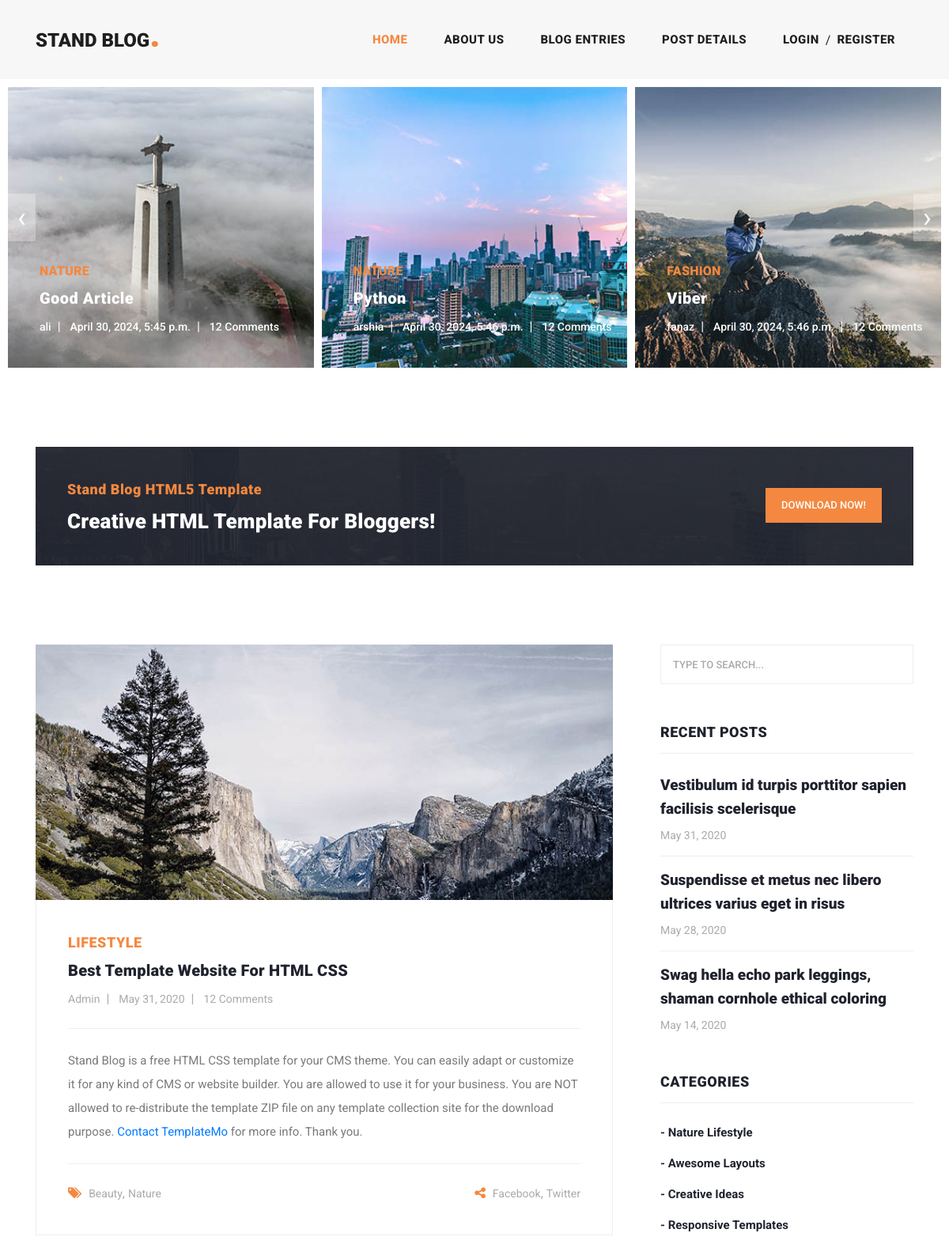
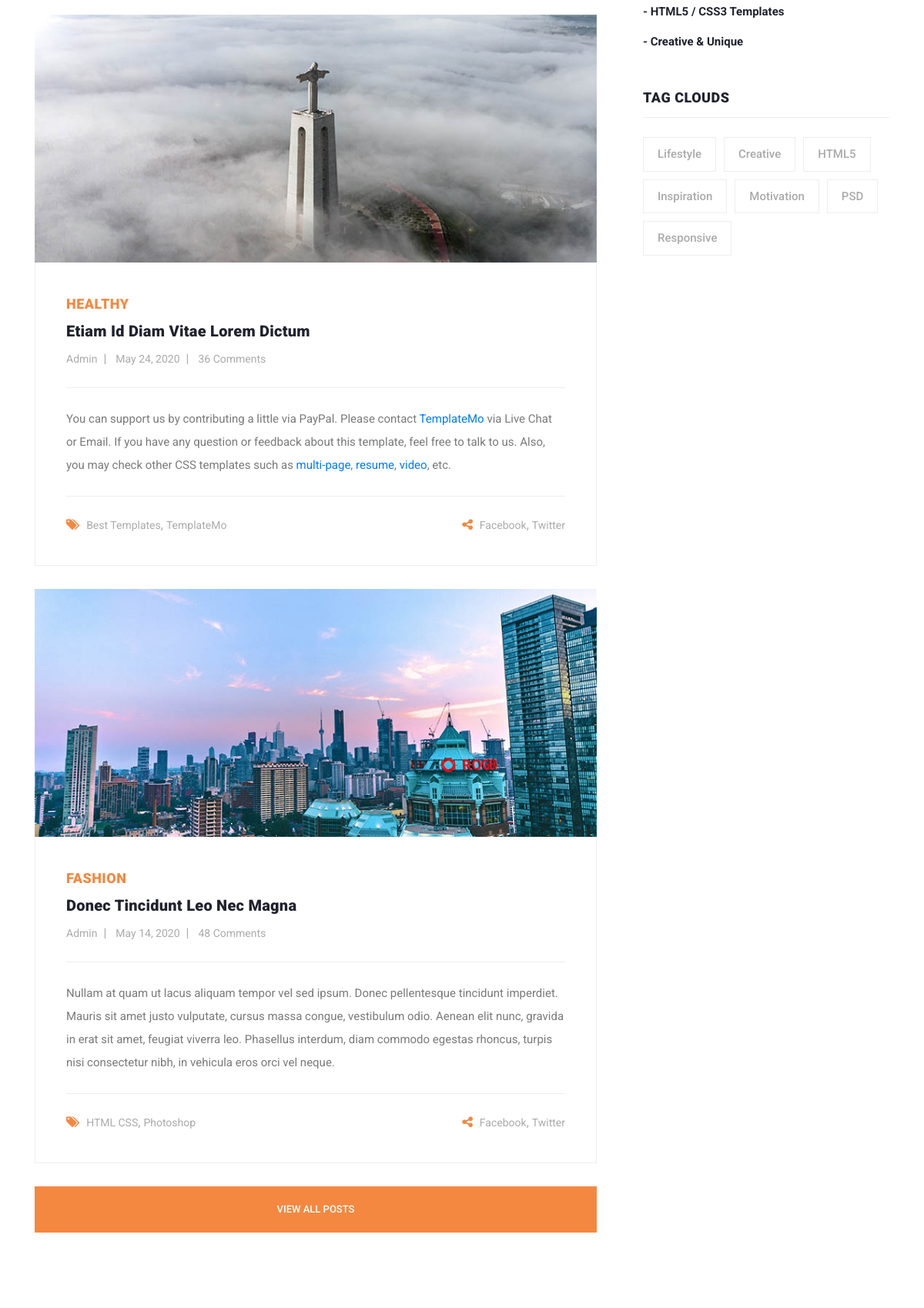
The page / (upper part) on the database its author committed (2 pictures, top to bottom).
### blog_app/models.py (models this page shows, shortened)
class Article(models.Model):
    auther = models.ForeignKey(User, models.CASCADE, )
    category = models.ManyToManyField(Category)
    title = models.CharField(max_length=70)
    body = models.TextField()
    image = models.ImageField(upload_to='images/article')
    created = models.DateTimeField(auto_now_add=True)
    updated = models.DateTimeField(auto_now=True)
    def get_absolute_url(self):
        return reverse('blog_app:detail', args=[self.id])

class Category(models.Model):
    title = models.CharField(max_length=100)
    created = models.DateTimeField(auto_now_add=True)

### home_app/views.py (the view)
# urls.py: 2. Add a URL to urlpatterns:  path('', views.home, name='home')
def home(request):
    articles = Article.objects.all()
    return render(request, 'home_app/index.html', context={'articles': articles})

### home_app/templates/home_app/index.html (shortened to what this page needs)
{% extends 'base.html' %}
{% load static %}
{% block content %}
    <div class="main-banner header-text">
      <div class="container-fluid">
        <div class="owl-banner owl-carousel">
          {% for article in articles %}
          <div class="item">
            <img src="{{ article.image.url }}" alt="{{ article.title }}">
            <div class="item-content">
              <div class="main-content">
                <div class="meta-category">
                  <span>{{ article.category.first.title }}</span>
                </div>
                <a href="{{ article.get_absolute_url }}"><h4>{{ article.title }}</h4></a>
                <ul class="post-info">
                  <li><a href="#">{{ article.auther.username }}</a></li>
                  <li><a href="#">{{ article.created }}</a></li>
                  <li><a href="#">12 Comments</a></li>
                </ul>
              </div>
            </div>
          </div>
          {% endfor %}
        </div>
      </div>
    </div>
    <section class="call-to-action">
      <div class="container">
        <div class="row">
          <div class="col-lg-12">
            <div class="main-content">
              <div class="row">
                <div class="col-lg-8">
                  <span>Stand Blog HTML5 Template</span>
                  <h4>Creative HTML Template For Bloggers!</h4>
                </div>
                <div class="col-lg-4">
                  <div class="main-button">
                    <a rel="nofollow" href="https://templatemo.com/tm-551-stand-blog" target="_parent">Download Now!</a>
                  </div>
                </div>
              </div>
            </div>
          </div>
        </div>
      </div>
    </section>
    <section class="blog-posts">
      <div class="container">
        <div class="row">
          <div class="col-lg-8">
            <div class="all-blog-posts">
              <div class="row">
                <div class="col-lg-12">
                  <div class="blog-post">
                    <div class="blog-thumb">
                      <img src="{% static "images/blog-post-01.jpg" %}" alt="">
                    </div>
                    <div class="down-content">
                      <span>Lifestyle</span>
                      <a href="post-details.html"><h4>Best Template Website for HTML CSS</h4></a>
                      <ul class="post-info">
                        <li><a href="#">Admin</a></li>
                        <li><a href="#">May 31, 2020</a></li>
                        <li><a href="#">12 Comments</a></li>
                      </ul>
                      <p>Stand Blog is a free HTML CSS template for your CMS theme. You can easily adapt or customize it for any kind of CMS or website builder. You are allowed to use it for your business. You are NOT allowed to re-distribute the template ZIP file on any template collection site for the download purpose. <a rel="nofollow" href="https://templatemo.com/contact" target="_parent">Contact TemplateMo</a> for more info. Thank you.</p>
                      <div class="post-options">
                        <div class="row">
                          <div class="col-6">
                            <ul class="post-tags">
                              <li><i class="fa fa-tags"></i></li>
                              <li><a href="#">Beauty</a>,</li>
                              <li><a href="#">Nature</a></li>
                            </ul>
                          </div>
                          <div class="col-6">
                            <ul class="post-share">
                              <li><i class="fa fa-share-alt"></i></li>
                              <li><a href="#">Facebook</a>,</li>
                              <li><a href="#"> Twitter</a></li>
                            </ul>
                          </div>
                        </div>
                      </div>
                    </div>
                  </div>
                </div>
                <div class="col-lg-12">
                  <div class="blog-post">
                    <div class="blog-thumb">
                      <img src="{% static "images/blog-post-02.jpg" %}" alt="">
                    </div>
                    <div class="down-content">
                      <span>Healthy</span>
                      <a href="post-details.html"><h4>Etiam id diam vitae lorem dictum</h4></a>
                      <ul class="post-info">
                        <li><a href="#">Admin</a></li>
                        <li><a href="#">May 24, 2020</a></li>
                        <li><a href="#">36 Comments</a></li>
                      </ul>
                      <p>You can support us by contributing a little via PayPal. Please contact <a rel="nofollow" href="https://templatemo.com/contact" target="_parent">TemplateMo</a> via Live Chat or Email. If you have any question or feedback about this template, feel free to talk to us. Also, you may check other CSS templates such as <a rel="nofollow" href="https://templatemo.com/tag/multi-page" target="_parent">multi-page</a>, <a rel="nofollow" href="https://templatemo.com/tag/resume" target="_parent">resume</a>, <a rel="nofollow" href="https://templatemo.com/tag/video" target="_parent">video</a>, etc.</p>
                      <div class="post-options">
                        <div class="row">
                          <div class="col-6">
                            <ul class="post-tags">
                              <li><i class="fa fa-tags"></i></li>
                              <li><a href="#">Best Templates</a>,</li>
                              <li><a href="#">TemplateMo</a></li>
                            </ul>
                          </div>
                          <div class="col-6">
                            <ul class="post-share">
                              <li><i class="fa fa-share-alt"></i></li>
                              <li><a href="#">Facebook</a>,</li>
                              <li><a href="#">Twitter</a></li>
                            </ul>
                          </div>
                        </div>
                      </div>
                    </div>
                  </div>
                </div>
                <div class="col-lg-12">
                  <div class="blog-post">
                    <div class="blog-thumb">
                      <img src="{% static "images/blog-post-03.jpg" %}" alt="">
                    </div>
                    <div class="down-content">
                      <span>Fashion</span>
                      <a href="post-details.html"><h4>Donec tincidunt leo nec magna</h4></a>
                      <ul class="post-info">
                        <li><a href="#">Admin</a></li>
                        <li><a href="#">May 14, 2020</a></li>
                        <li><a href="#">48 Comments</a></li>
                      </ul>
                      <p>Nullam at quam ut lacus aliquam tempor vel sed ipsum. Donec pellentesque tincidunt imperdiet. Mauris sit amet justo vulputate, cursus massa congue, vestibulum odio. Aenean elit nunc, gravida in erat sit amet, feugiat viverra leo. Phasellus interdum, diam commodo egestas rhoncus, turpis nisi consectetur nibh, in vehicula eros orci vel neque.</p>
                      <div class="post-options">
                        <div class="row">
                          <div class="col-6">
                            <ul class="post-tags">
                              <li><i class="fa fa-tags"></i></li>
                              <li><a href="#">HTML CSS</a>,</li>
                              <li><a href="#">Photoshop</a></li>
                            </ul>
                          </div>
                          <div class="col-6">
                            <ul class="post-share">
                              <li><i class="fa fa-share-alt"></i></li>
                              <li><a href="#">Facebook</a>,</li>
                              <li><a href="#">Twitter</a></li>
                            </ul>
                          </div>
                        </div>
                      </div>
                    </div>
                  </div>
                </div>
                <div class="col-lg-12">
                  <div class="main-button">
                    <a href="blog.html">View All Posts</a>
                  </div>
                </div>
              </div>
            </div>
          </div>
          <div class="col-lg-4">
            <div class="sidebar">
              <div class="row">
                <div class="col-lg-12">
                  <div class="sidebar-item search">
                    <form id="search_form" name="gs" method="GET" action="#">
                      <input type="text" name="q" class="searchText" placeholder="type to search..." autocomplete="on">
                    </form>
                  </div>
                </div>
                <div class="col-lg-12">
                  <div class="sidebar-item recent-posts">
                    <div class="sidebar-heading">
                      <h2>Recent Posts</h2>
                    </div>
                    <div class="content">
                      <ul>
                        <li><a href="post-details.html">
                          <h5>Vestibulum id turpis porttitor sapien facilisis scelerisque</h5>
                          <span>May 31, 2020</span>
                        </a></li>
                        <li><a href="post-details.html">
                          <h5>Suspendisse et metus nec libero ultrices varius eget in risus</h5>
                          <span>May 28, 2020</span>
                        </a></li>
                        <li><a href="post-details.html">
                          <h5>Swag hella echo park leggings, shaman cornhole ethical coloring</h5>
                          <span>May 14, 2020</span>
                        </a></li>
                      </ul>
                    </div>
                  </div>
                </div>
                <div class="col-lg-12">
                  <div class="sidebar-item categories">
                    <div class="sidebar-heading">
                      <h2>Categories</h2>
                    </div>
                    <div class="content">
                      <ul>
                        <li><a href="#">- Nature Lifestyle</a></li>
                        <li><a href="#">- Awesome Layouts</a></li>
                        <li><a href="#">- Creative Ideas</a></li>
                        <li><a href="#">- Responsive Templates</a></li>
                        <li><a href="#">- HTML5 / CSS3 Templates</a></li>
                        <li><a href="#">- Creative &amp; Unique</a></li>
                      </ul>
                    </div>
                  </div>
                </div>
                <div class="col-lg-12">
                  <div class="sidebar-item tags">
                    <div class="sidebar-heading">
                      <h2>Tag Clouds</h2>
                    </div>
                    <div class="content">
                      <ul>
                        <li><a href="#">Lifestyle</a></li>
                        <li><a href="#">Creative</a></li>
                        <li><a href="#">HTML5</a></li>
                        <li><a href="#">Inspiration</a></li>
                        <li><a href="#">Motivation</a></li>
                        <li><a href="#">PSD</a></li>
                        <li><a href="#">Responsive</a></li>
                      </ul>
                    </div>
                  </div>
                </div>
              </div>
            </div>
          </div>
        </div>
      </div>
    </section>
{% endblock %}

### templates/base.html (shortened to what this page needs)
{% load static %}
<!DOCTYPE html>
<html lang="en">
  <head>
    <link href="{% static "vendor/bootstrap/css/bootstrap.min.css" %}" rel="stylesheet">
    <link rel="stylesheet" href="{% static "css/fontawesome.css" %}">
    <link rel="stylesheet" href="{% static "css/templatemo-stand-blog.css" %}">
    <link rel="stylesheet" href="{% static "css/owl.css" %}">
  </head>
  <body>
    <header class="">
      <nav class="navbar navbar-expand-lg">
        <div class="container">
          <a class="navbar-brand" href="index.html"><h2>Stand Blog<em>.</em></h2></a>
          <div class="collapse navbar-collapse" id="navbarResponsive">
            <ul class="navbar-nav ml-auto">
              <li class="nav-item active">
                <a class="nav-link" href="index.html">Home
                </a>
              </li>
              <li class="nav-item">
                <a class="nav-link" href="about.html">About Us</a>
              </li>
              <li class="nav-item">
                <a class="nav-link" href="blog.html">Blog Entries</a>
              </li>
              <li class="nav-item">
                <a class="nav-link" href="post-details.html">Post Details</a>
              </li>
              <li class="nav-item">
                {% if request.user.is_authenticated %}
                    <div class="d-flex">
                        {% if request.user.first_name %}
                            <a class="nav-link" href="">{{ user.profile.fathers_name }} </a>
                        {% else %}
                            <a class="nav-link" href="">{{ request.user.username }} </a>
                        {% endif %}
                  <a href="{% url 'accounts_app:logout' %}"><span class="badge badge-danger mt-2">Logout</span></a>
                </div>
                {% else %}
                <div class="d-flex">
                <a class="nav-link" href="{% url 'accounts_app:login' %}">Login</a><span class="mt-2">/</span>
                <a class="nav-link" href="{% url 'accounts_app:register' %}">Register</a>
                </div>
                {% endif %}
              </li>
            </ul>
          </div>
        </div>
      </nav>
    </header>
    {% block content %}
    {% endblock %}
    </body>
  </html>

### rows shown on the page
Article: image (picture), category.first "NATURE", title "Good Article", auther.username "ali", created "April 30, 2024, 5:45 p.m."
Article: image (picture), category.first "NATURE", title "Python", auther.username "arshia", created "April 30, 2024, 5:46 p.m."
Article: image (picture), category.first "FASHION", title "Viber", auther.username "fanaz", created "April 30, 2024, 5:46 p.m."
